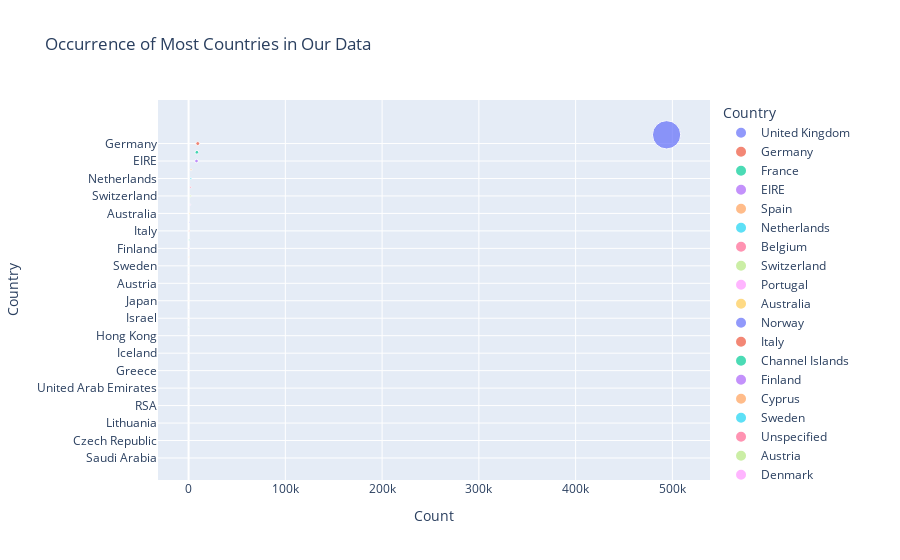

Notebook source saved alongside this figure:
### Code cell
# Import Plotly Express first
import plotly.express as px

# Plotting the scatter plot (Matching Sample Step 2)
fig = px.scatter(temp_df, 
                 y="Country", 
                 x="Count", 
                 color="Country", 
                 title="Occurrence of Most Countries in Our Data",
                 size="Count")
fig.show()

### Figure 1 — Plotly figure (JSON) as saved in the notebook; plotly's stock layout.template omitted (floating-point values rounded to 4 significant figures)
{"data": [{"hovertemplate": "Country=%{y}<br>Count=%{marker.size}<extra></extra>", "legendgroup": "United Kingdom", "marker": {"color": "#636efa", "size": [494024], "sizemode": "area", "sizeref": 1235.0, "symbol": "circle"}, "mode": "markers", "name": "United Kingdom", "orientation": "h", "showlegend": true, "type": "scatter", "x": [494024], "xaxis": "x", "y": ["United Kingdom"], "yaxis": "y"}, {"hovertemplate": "Country=%{y}<br>Count=%{marker.size}<extra></extra>", "legendgroup": "Germany", "marker": {"color": "#EF553B", "size": [9495], "sizemode": "area", "sizeref": 1235.0, "symbol": "circle"}, "mode": "markers", "name": "Germany", "orientation": "h", "showlegend": true, "type": "scatter", "x": [9495], "xaxis": "x", "y": ["Germany"], "yaxis": "y"}, {"hovertemplate": "Country=%{y}<br>Count=%{marker.size}<extra></extra>", "legendgroup": "France", "marker": {"color": "#00cc96", "size": [8557], "sizemode": "area", "sizeref": 1235.0, "symbol": "circle"}, "mode": "markers", "name": "France", "orientation": "h", "showlegend": true, "type": "scatter", "x": [8557], "xaxis": "x", "y": ["France"], "yaxis": "y"}, {"hovertemplate": "Country=%{y}<br>Count=%{marker.size}<extra></extra>", "legendgroup": "EIRE", "marker": {"color": "#ab63fa", "size": [8196], "sizemode": "area", "sizeref": 1235.0, "symbol": "circle"}, "mode": "markers", "name": "EIRE", "orientation": "h", "showlegend": true, "type": "scatter", "x": [8196], "xaxis": "x", "y": ["EIRE"], "yaxis": "y"}, {"hovertemplate": "Country=%{y}<br>Count=%{marker.size}<extra></extra>", "legendgroup": "Spain", "marker": {"color": "#FFA15A", "size": [2533], "sizemode": "area", "sizeref": 1235.0, "symbol": "circle"}, "mode": "markers", "name": "Spain", "orientation": "h", "showlegend": true, "type": "scatter", "x": [2533], "xaxis": "x", "y": ["Spain"], "yaxis": "y"}, {"hovertemplate": "Country=%{y}<br>Count=%{marker.size}<extra></extra>", "legendgroup": "Netherlands", "marker": {"color": "#19d3f3", "size": [2371], "sizemode": "area", "sizeref": 1235.0, "symbol": "circle"}, "mode": "markers", "name": "Netherlands", "orientation": "h", "showlegend": true, "type": "scatter", "x": [2371], "xaxis": "x", "y": ["Netherlands"], "yaxis": "y"}, {"hovertemplate": "Country=%{y}<br>Count=%{marker.size}<extra></extra>", "legendgroup": "Belgium", "marker": {"color": "#FF6692", "size": [2069], "sizemode": "area", "sizeref": 1235.0, "symbol": "circle"}, "mode": "markers", "name": "Belgium", "orientation": "h", "showlegend": true, "type": "scatter", "x": [2069], "xaxis": "x", "y": ["Belgium"], "yaxis": "y"}, {"hovertemplate": "Country=%{y}<br>Count=%{marker.size}<extra></extra>", "legendgroup": "Switzerland", "marker": {"color": "#B6E880", "size": [2002], "sizemode": "area", "sizeref": 1235.0, "symbol": "circle"}, "mode": "markers", "name": "Switzerland", "orientation": "h", "showlegend": true, "type": "scatter", "x": [2002], "xaxis": "x", "y": ["Switzerland"], "yaxis": "y"}, {"hovertemplate": "Country=%{y}<br>Count=%{marker.size}<extra></extra>", "legendgroup": "Portugal", "marker": {"color": "#FF97FF", "size": [1519], "sizemode": "area", "sizeref": 1235.0, "symbol": "circle"}, "mode": "markers", "name": "Portugal", "orientation": "h", "showlegend": true, "type": "scatter", "x": [1519], "xaxis": "x", "y": ["Portugal"], "yaxis": "y"}, {"hovertemplate": "Country=%{y}<br>Count=%{marker.size}<extra></extra>", "legendgroup": "Australia", "marker": {"color": "#FECB52", "size": [1259], "sizemode": "area", "sizeref": 1235.0, "symbol": "circle"}, "mode": "markers", "name": "Australia", "orientation": "h", "showlegend": true, "type": "scatter", "x": [1259], "xaxis": "x", "y": ["Australia"], "yaxis": "y"}, {"hovertemplate": "Country=%{y}<br>Count=%{marker.size}<extra></extra>", "legendgroup": "Norway", "marker": {"color": "#636efa", "size": [1086], "sizemode": "area", "sizeref": 1235.0, "symbol": "circle"}, "mode": "markers", "name": "Norway", "orientation": "h", "showlegend": true, "type": "scatter", "x": [1086], "xaxis": "x", "y": ["Norway"], "yaxis": "y"}, {"hovertemplate": "Country=%{y}<br>Count=%{marker.size}<extra></extra>", "legendgroup": "Italy", "marker": {"color": "#EF553B", "size": [803], "sizemode": "area", "sizeref": 1235.0, "symbol": "circle"}, "mode": "markers", "name": "Italy", "orientation": "h", "showlegend": true, "type": "scatter", "x": [803], "xaxis": "x", "y": ["Italy"], "yaxis": "y"}, {"hovertemplate": "Country=%{y}<br>Count=%{marker.size}<extra></extra>", "legendgroup": "Channel Islands", "marker": {"color": "#00cc96", "size": [758], "sizemode": "area", "sizeref": 1235.0, "symbol": "circle"}, "mode": "markers", "name": "Channel Islands", "orientation": "h", "showlegend": true, "type": "scatter", "x": [758], "xaxis": "x", "y": ["Channel Islands"], "yaxis": "y"}, {"hovertemplate": "Country=%{y}<br>Count=%{marker.size}<extra></extra>", "legendgroup": "Finland", "marker": {"color": "#ab63fa", "size": [695], "sizemode": "area", "sizeref": 1235.0, "symbol": "circle"}, "mode": "markers", "name": "Finland", "orientation": "h", "showlegend": true, "type": "scatter", "x": [695], "xaxis": "x", "y": ["Finland"], "yaxis": "y"}, {"hovertemplate": "Country=%{y}<br>Count=%{marker.size}<extra></extra>", "legendgroup": "Cyprus", "marker": {"color": "#FFA15A", "size": [622], "sizemode": "area", "sizeref": 1235.0, "symbol": "circle"}, "mode": "markers", "name": "Cyprus", "orientation": "h", "showlegend": true, "type": "scatter", "x": [622], "xaxis": "x", "y": ["Cyprus"], "yaxis": "y"}, {"hovertemplate": "Country=%{y}<br>Count=%{marker.size}<extra></extra>", "legendgroup": "Sweden", "marker": {"color": "#19d3f3", "size": [462], "sizemode": "area", "sizeref": 1235.0, "symbol": "circle"}, "mode": "markers", "name": "Sweden", "orientation": "h", "showlegend": true, "type": "scatter", "x": [462], "xaxis": "x", "y": ["Sweden"], "yaxis": "y"}, {"hovertemplate": "Country=%{y}<br>Count=%{marker.size}<extra></extra>", "legendgroup": "Unspecified", "marker": {"color": "#FF6692", "size": [446], "sizemode": "area", "sizeref": 1235.0, "symbol": "circle"}, "mode": "markers", "name": "Unspecified", "orientation": "h", "showlegend": true, "type": "scatter", "x": [446], "xaxis": "x", "y": ["Unspecified"], "yaxis": "y"}, {"hovertemplate": "Country=%{y}<br>Count=%{marker.size}<extra></extra>", "legendgroup": "Austria", "marker": {"color": "#B6E880", "size": [401], "sizemode": "area", "sizeref": 1235.0, "symbol": "circle"}, "mode": "markers", "name": "Austria", "orientation": "h", "showlegend": true, "type": "scatter", "x": [401], "xaxis": "x", "y": ["Austria"], "yaxis": "y"}, {"hovertemplate": "Country=%{y}<br>Count=%{marker.size}<extra></extra>", "legendgroup": "Denmark", "marker": {"color": "#FF97FF", "size": [389], "sizemode": "area", "sizeref": 1235.0, "symbol": "circle"}, "mode": "markers", "name": "Denmark", "orientation": "h", "showlegend": true, "type": "scatter", "x": [389], "xaxis": "x", "y": ["Denmark"], "yaxis": "y"}, {"hovertemplate": "Country=%{y}<br>Count=%{marker.size}<extra></extra>", "legendgroup": "Japan", "marker": {"color": "#FECB52", "size": [358], "sizemode": "area", "sizeref": 1235.0, "symbol": "circle"}, "mode": "markers", "name": "Japan", "orientation": "h", "showlegend": true, "type": "scatter", "x": [358], "xaxis": "x", "y": ["Japan"], "yaxis": "y"}, {"hovertemplate": "Country=%{y}<br>Count=%{marker.size}<extra></extra>", "legendgroup": "Poland", "marker": {"color": "#636efa", "size": [341], "sizemode": "area", "sizeref": 1235.0, "symbol": "circle"}, "mode": "markers", "name": "Poland", "orientation": "h", "showlegend": true, "type": "scatter", "x": [341], "xaxis": "x", "y": ["Poland"], "yaxis": "y"}, {"hovertemplate": "Country=%{y}<br>Count=%{marker.size}<extra></extra>", "legendgroup": "Israel", "marker": {"color": "#EF553B", "size": [297], "sizemode": "area", "sizeref": 1235.0, "symbol": "circle"}, "mode": "markers", "name": "Israel", "orientation": "h", "showlegend": true, "type": "scatter", "x": [297], "xaxis": "x", "y": ["Israel"], "yaxis": "y"}, {"hovertemplate": "Country=%{y}<br>Count=%{marker.size}<extra></extra>", "legendgroup": "USA", "marker": {"color": "#00cc96", "size": [291], "sizemode": "area", "sizeref": 1235.0, "symbol": "circle"}, "mode": "markers", "name": "USA", "orientation": "h", "showlegend": true, "type": "scatter", "x": [291], "xaxis": "x", "y": ["USA"], "yaxis": "y"}, {"hovertemplate": "Country=%{y}<br>Count=%{marker.size}<extra></extra>", "legendgroup": "Hong Kong", "marker": {"color": "#ab63fa", "size": [288], "sizemode": "area", "sizeref": 1235.0, "symbol": "circle"}, "mode": "markers", "name": "Hong Kong", "orientation": "h", "showlegend": true, "type": "scatter", "x": [288], "xaxis": "x", "y": ["Hong Kong"], "yaxis": "y"}, {"hovertemplate": "Country=%{y}<br>Count=%{marker.size}<extra></extra>", "legendgroup": "Singapore", "marker": {"color": "#FFA15A", "size": [229], "sizemode": "area", "sizeref": 1235.0, "symbol": "circle"}, "mode": "markers", "name": "Singapore", "orientation": "h", "showlegend": true, "type": "scatter", "x": [229], "xaxis": "x", "y": ["Singapore"], "yaxis": "y"}, {"hovertemplate": "Country=%{y}<br>Count=%{marker.size}<extra></extra>", "legendgroup": "Iceland", "marker": {"color": "#19d3f3", "size": [182], "sizemode": "area", "sizeref": 1235.0, "symbol": "circle"}, "mode": "markers", "name": "Iceland", "orientation": "h", "showlegend": true, "type": "scatter", "x": [182], "xaxis": "x", "y": ["Iceland"], "yaxis": "y"}, {"hovertemplate": "Country=%{y}<br>Count=%{marker.size}<extra></extra>", "legendgroup": "Canada", "marker": {"color": "#FF6692", "size": [151], "sizemode": "area", "sizeref": 1235.0, "symbol": "circle"}, "mode": "markers", "name": "Canada", "orientation": "h", "showlegend": true, "type": "scatter", "x": [151], "xaxis": "x", "y": ["Canada"], "yaxis": "y"}, {"hovertemplate": "Country=%{y}<br>Count=%{marker.size}<extra></extra>", "legendgroup": "Greece", "marker": {"color": "#B6E880", "size": [146], "sizemode": "area", "sizeref": 1235.0, "symbol": "circle"}, "mode": "markers", "name": "Greece", "orientation": "h", "showlegend": true, "type": "scatter", "x": [146], "xaxis": "x", "y": ["Greece"], "yaxis": "y"}, {"hovertemplate": "Country=%{y}<br>Count=%{marker.size}<extra></extra>", "legendgroup": "Malta", "marker": {"color": "#FF97FF", "size": [127], "sizemode": "area", "sizeref": 1235.0, "symbol": "circle"}, "mode": "markers", "name": "Malta", "orientation": "h", "showlegend": true, "type": "scatter", "x": [127], "xaxis": "x", "y": ["Malta"], "yaxis": "y"}, {"hovertemplate": "Country=%{y}<br>Count=%{marker.size}<extra></extra>", "legendgroup": "United Arab Emirates", "marker": {"color": "#FECB52", "size": [68], "sizemode": "area", "sizeref": 1235.0, "symbol": "circle"}, "mode": "markers", "name": "United Arab Emirates", "orientation": "h", "showlegend": true, "type": "scatter", "x": [68], "xaxis": "x", "y": ["United Arab Emirates"], "yaxis": "y"}, {"hovertemplate": "Country=%{y}<br>Count=%{marker.size}<extra></extra>", "legendgroup": "European Community", "marker": {"color": "#636efa", "size": [61], "sizemode": "area", "sizeref": 1235.0, "symbol": "circle"}, "mode": "markers", "name": "European Community", "orientation": "h", "showlegend": true, "type": "scatter", "x": [61], "xaxis": "x", "y": ["European Community"], "yaxis": "y"}, {"hovertemplate": "Country=%{y}<br>Count=%{marker.size}<extra></extra>", "legendgroup": "RSA", "marker": {"color": "#EF553B", "size": [58], "sizemode": "area", "sizeref": 1235.0, "symbol": "circle"}, "mode": "markers", "name": "RSA", "orientation": "h", "showlegend": true, "type": "scatter", "x": [58], "xaxis": "x", "y": ["RSA"], "yaxis": "y"}, {"hovertemplate": "Country=%{y}<br>Count=%{marker.size}<extra></extra>", "legendgroup": "Lebanon", "marker": {"color": "#00cc96", "size": [45], "sizemode": "area", "sizeref": 1235.0, "symbol": "circle"}, "mode": "markers", "name": "Lebanon", "orientation": "h", "showlegend": true, "type": "scatter", "x": [45], "xaxis": "x", "y": ["Lebanon"], "yaxis": "y"}, {"hovertemplate": "Country=%{y}<br>Count=%{marker.size}<extra></extra>", "legendgroup": "Lithuania", "marker": {"color": "#ab63fa", "size": [35], "sizemode": "area", "sizeref": 1235.0, "symbol": "circle"}, "mode": "markers", "name": "Lithuania", "orientation": "h", "showlegend": true, "type": "scatter", "x": [35], "xaxis": "x", "y": ["Lithuania"], "yaxis": "y"}, {"hovertemplate": "Country=%{y}<br>Count=%{marker.size}<extra></extra>", "legendgroup": "Brazil", "marker": {"color": "#FFA15A", "size": [32], "sizemode": "area", "sizeref": 1235.0, "symbol": "circle"}, "mode": "markers", "name": "Brazil", "orientation": "h", "showlegend": true, "type": "scatter", "x": [32], "xaxis": "x", "y": ["Brazil"], "yaxis": "y"}, {"hovertemplate": "Country=%{y}<br>Count=%{marker.size}<extra></extra>", "legendgroup": "Czech Republic", "marker": {"color": "#19d3f3", "size": [30], "sizemode": "area", "sizeref": 1235.0, "symbol": "circle"}, "mode": "markers", "name": "Czech Republic", "orientation": "h", "showlegend": true, "type": "scatter", "x": [30], "xaxis": "x", "y": ["Czech Republic"], "yaxis": "y"}, {"hovertemplate": "Country=%{y}<br>Count=%{marker.size}<extra></extra>", "legendgroup": "Bahrain", "marker": {"color": "#FF6692", "size": [19], "sizemode": "area", "sizeref": 1235.0, "symbol": "circle"}, "mode": "markers", "name": "Bahrain", "orientation": "h", "showlegend": true, "type": "scatter", "x": [19], "xaxis": "x", "y": ["Bahrain"], "yaxis": "y"}, {"hovertemplate": "Country=%{y}<br>Count=%{marker.size}<extra></extra>", "legendgroup": "Saudi Arabia", "marker": {"color": "#B6E880", "size": [10], "sizemode": "area", "sizeref": 1235.0, "symbol": "circle"}, "mode": "markers", "name": "Saudi Arabia", "orientation": "h", "showlegend": true, "type": "scatter", "x": [10], "xaxis": "x", "y": ["Saudi Arabia"], "yaxis": "y"}], "layout": {"legend": {"itemsizing": "constant", "title": {"text": "Country"}, "tracegroupgap": 0}, "title": {"text": "Occurrence of Most Countries in Our Data"}, "xaxis": {"anchor": "y", "domain": [0, 1], "title": {"text": "Count"}}, "yaxis": {"anchor": "x", "categoryarray": ["Saudi Arabia", "Bahrain", "Czech Republic", "Brazil", "Lithuania", "Lebanon", "RSA", "European Community", "United Arab Emirates", "Malta", "Greece", "Canada", "Iceland", "Singapore", "Hong Kong", "USA", "Israel", "Poland", "Japan", "Denmark", "Austria", "Unspecified", "Sweden", "Cyprus", "Finland", "Channel Islands", "Italy", "Norway", "Australia", "Portugal", "Switzerland", "Belgium", "Netherlands", "Spain", "EIRE", "France", "Germany", "United Kingdom"], "categoryorder": "array", "domain": [0, 1], "title": {"text": "Country"}}}}
